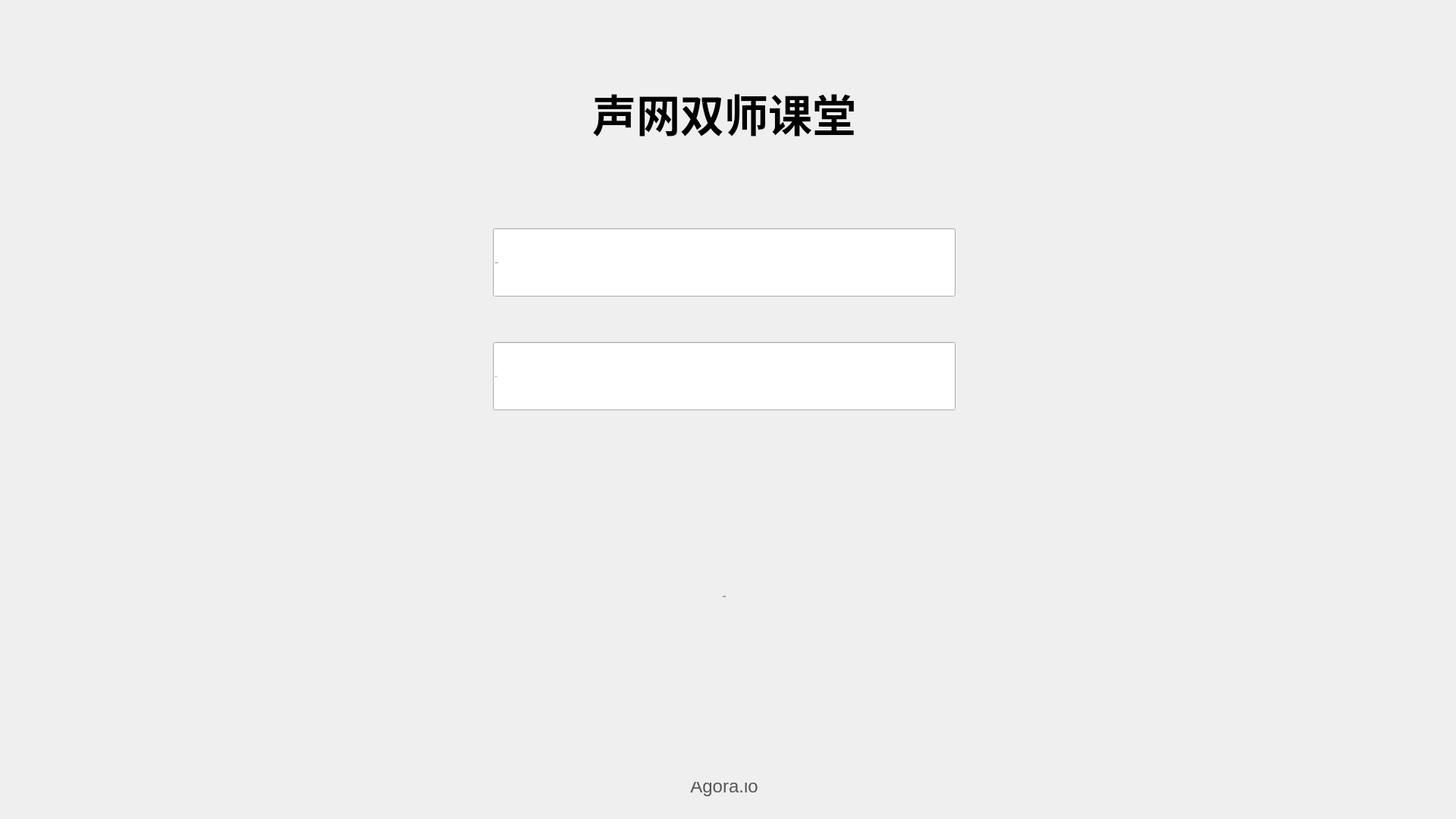
<?xml version="1.0" encoding="UTF-8"?>
<ui version="4.0">
 <class>AgoraCourse</class>
 <widget class="QDialog" name="AgoraCourse">
  <property name="geometry">
   <rect>
    <x>0</x>
    <y>0</y>
    <width>1920</width>
    <height>1080</height>
   </rect>
  </property>
  <property name="sizePolicy">
   <sizepolicy hsizetype="Ignored" vsizetype="Ignored">
    <horstretch>0</horstretch>
    <verstretch>0</verstretch>
   </sizepolicy>
  </property>
  <property name="minimumSize">
   <size>
    <width>960</width>
    <height>540</height>
   </size>
  </property>
  <property name="maximumSize">
   <size>
    <width>3840</width>
    <height>2160</height>
   </size>
  </property>
  <property name="windowTitle">
   <string>AgoraCourse</string>
  </property>
  <property name="styleSheet">
   <string notr="true"/>
  </property>
  <property name="sizeGripEnabled">
   <bool>false</bool>
  </property>
  <widget class="QWidget" name="horizontalLayoutWidget">
   <property name="geometry">
    <rect>
     <x>0</x>
     <y>0</y>
     <width>1921</width>
     <height>1112</height>
    </rect>
   </property>
   <layout class="QVBoxLayout" name="verticalLayout">
    <property name="spacing">
     <number>0</number>
    </property>
    <property name="sizeConstraint">
     <enum>QLayout::SetNoConstraint</enum>
    </property>
    <property name="leftMargin">
     <number>0</number>
    </property>
    <property name="topMargin">
     <number>0</number>
    </property>
    <item>
     <layout class="QHBoxLayout" name="horizontalLayout_titleButton" stretch="0,0,0,0">
      <property name="spacing">
       <number>26</number>
      </property>
      <property name="sizeConstraint">
       <enum>QLayout::SetDefaultConstraint</enum>
      </property>
      <property name="leftMargin">
       <number>1616</number>
      </property>
      <property name="topMargin">
       <number>10</number>
      </property>
      <property name="rightMargin">
       <number>0</number>
      </property>
      <property name="bottomMargin">
       <number>0</number>
      </property>
      <item>
       <widget class="QPushButton" name="settingsButton">
        <property name="sizePolicy">
         <sizepolicy hsizetype="Ignored" vsizetype="Ignored">
          <horstretch>0</horstretch>
          <verstretch>0</verstretch>
         </sizepolicy>
        </property>
        <property name="minimumSize">
         <size>
          <width>50</width>
          <height>50</height>
         </size>
        </property>
        <property name="maximumSize">
         <size>
          <width>50</width>
          <height>50</height>
         </size>
        </property>
        <property name="styleSheet">
         <string notr="true">QPushButton#settingsButton{
    background-image: url(:/AgoraCourse/Resources/dualTeacher/);
    border-image: url(:/AgoraCourse/Resources/dualTeacher/setting.png);
    background-color:rgba(0,0,0,0);
}
QPushButton#settingsButton:hover {
     border-image: url(:/AgoraCourse/Resources/dualTeacher/setting.png);
     background-color:rgba(0,0,0,0);
     border: none;
}
QPushButton#settingsButton:pressed {
     border-image: url(:/AgoraCourse/Resources/dualTeacher/setting.png);
     background-color:rgba(0,0,0,0);
     border: none;
};</string>
        </property>
        <property name="text">
         <string/>
        </property>
        <property name="iconSize">
         <size>
          <width>28</width>
          <height>28</height>
         </size>
        </property>
        <property name="autoDefault">
         <bool>false</bool>
        </property>
        <property name="default">
         <bool>false</bool>
        </property>
        <property name="flat">
         <bool>true</bool>
        </property>
       </widget>
      </item>
      <item>
       <widget class="QPushButton" name="maxButton">
        <property name="sizePolicy">
         <sizepolicy hsizetype="Preferred" vsizetype="Preferred">
          <horstretch>50</horstretch>
          <verstretch>50</verstretch>
         </sizepolicy>
        </property>
        <property name="minimumSize">
         <size>
          <width>50</width>
          <height>50</height>
         </size>
        </property>
        <property name="maximumSize">
         <size>
          <width>50</width>
          <height>50</height>
         </size>
        </property>
        <property name="styleSheet">
         <string notr="true">QPushButton#maxButton{
    border-image: url(:/AgoraCourse/Resources/dualTeacher/change-glbbtn.png);
    background-image: url(:/AgoraCourse/Resources/dualTeacher/);
    background-color:rgba(0,0,0,0);
}
QPushButton#maxButton:hover {
     border-image: url(:/AgoraCourse/Resources/dualTeacher/change-glbbtn.png);
    background-color:rgba(0,0,0,0);
}
QPushButton#maxButton:pressed {
    border-image: url(:/AgoraCourse/Resources/dualTeacher/change-glbbtn.png);
     background-color:rgba(0,0,0,0);
};
</string>
        </property>
        <property name="text">
         <string/>
        </property>
        <property name="iconSize">
         <size>
          <width>18</width>
          <height>18</height>
         </size>
        </property>
        <property name="autoDefault">
         <bool>false</bool>
        </property>
        <property name="flat">
         <bool>true</bool>
        </property>
       </widget>
      </item>
      <item>
       <widget class="QPushButton" name="minButton">
        <property name="sizePolicy">
         <sizepolicy hsizetype="Ignored" vsizetype="Ignored">
          <horstretch>0</horstretch>
          <verstretch>0</verstretch>
         </sizepolicy>
        </property>
        <property name="minimumSize">
         <size>
          <width>50</width>
          <height>50</height>
         </size>
        </property>
        <property name="maximumSize">
         <size>
          <width>50</width>
          <height>50</height>
         </size>
        </property>
        <property name="styleSheet">
         <string notr="true">QPushButton#minButton{
    border-image: url(:/AgoraCourse/Resources/dualTeacher/mix-glbbtn.png); 
    background-image: url(:/AgoraCourse/Resources/dualTeacher/);
    background-color:rgba(0,0,0,0);
}
QPushButton#minButton:hover {
     background-color:rgba(0,0,0,0);
         border-image: url(:/AgoraCourse/Resources/dualTeacher/mix-glbbtn.png); 
}
QPushButton#minButton:pressed {
    background-color:rgba(0,0,0,0);
    border-image: url(:/AgoraCourse/Resources/dualTeacher/mix-glbbtn.png); 
};
</string>
        </property>
        <property name="text">
         <string/>
        </property>
        <property name="iconSize">
         <size>
          <width>18</width>
          <height>18</height>
         </size>
        </property>
        <property name="autoDefault">
         <bool>false</bool>
        </property>
        <property name="flat">
         <bool>true</bool>
        </property>
       </widget>
      </item>
      <item>
       <widget class="QPushButton" name="closeButton">
        <property name="sizePolicy">
         <sizepolicy hsizetype="Preferred" vsizetype="Preferred">
          <horstretch>0</horstretch>
          <verstretch>0</verstretch>
         </sizepolicy>
        </property>
        <property name="minimumSize">
         <size>
          <width>50</width>
          <height>50</height>
         </size>
        </property>
        <property name="maximumSize">
         <size>
          <width>50</width>
          <height>50</height>
         </size>
        </property>
        <property name="styleSheet">
         <string notr="true">QPushButton#closeButton{
    border-image: url(:/AgoraCourse/Resources/dualTeacher/closes-glbbtn.png);
    background-image: url(:/AgoraCourse/Resources/dualTeacher/);
   background-color:rgba(0,0,0,0);
}
QPushButton#closeButton:hover {
    background-color:rgba(0,0,0,0);
    background-image: url(:/AgoraCourse/Resources/dualTeacher/);
}
QPushButton#closeButton:pressed {
    background-color:rgba(0,0,0,0);
    background-image: url(:/AgoraCourse/Resources/dualTeacher/);
};</string>
        </property>
        <property name="text">
         <string/>
        </property>
        <property name="iconSize">
         <size>
          <width>50</width>
          <height>16</height>
         </size>
        </property>
        <property name="autoDefault">
         <bool>false</bool>
        </property>
        <property name="flat">
         <bool>true</bool>
        </property>
       </widget>
      </item>
     </layout>
    </item>
    <item>
     <layout class="QHBoxLayout" name="horizontalLayout_Title">
      <property name="spacing">
       <number>0</number>
      </property>
      <property name="sizeConstraint">
       <enum>QLayout::SetDefaultConstraint</enum>
      </property>
      <property name="leftMargin">
       <number>0</number>
      </property>
      <property name="topMargin">
       <number>50</number>
      </property>
      <property name="rightMargin">
       <number>0</number>
      </property>
      <property name="bottomMargin">
       <number>115</number>
      </property>
      <item alignment="Qt::AlignHCenter">
       <widget class="QLabel" name="labelTitle">
        <property name="enabled">
         <bool>true</bool>
        </property>
        <property name="sizePolicy">
         <sizepolicy hsizetype="Ignored" vsizetype="Ignored">
          <horstretch>0</horstretch>
          <verstretch>0</verstretch>
         </sizepolicy>
        </property>
        <property name="minimumSize">
         <size>
          <width>0</width>
          <height>60</height>
         </size>
        </property>
        <property name="maximumSize">
         <size>
          <width>16777215</width>
          <height>81</height>
         </size>
        </property>
        <property name="font">
         <font>
          <pointsize>-1</pointsize>
          <bold>false</bold>
         </font>
        </property>
        <property name="layoutDirection">
         <enum>Qt::LeftToRight</enum>
        </property>
        <property name="styleSheet">
         <string notr="true">font-size: 58px;
border-image: url(:/AgoraCourse/Resources/dualTeacher);
font-weight: 500;
color: #000000;
line-height: 81px;
background-color:#00000000</string>
        </property>
        <property name="lineWidth">
         <number>0</number>
        </property>
        <property name="text">
         <string>声网双师课堂</string>
        </property>
        <property name="scaledContents">
         <bool>true</bool>
        </property>
        <property name="alignment">
         <set>Qt::AlignCenter</set>
        </property>
       </widget>
      </item>
     </layout>
    </item>
    <item>
     <layout class="QVBoxLayout" name="verticalLayout_edit">
      <property name="spacing">
       <number>60</number>
      </property>
      <property name="sizeConstraint">
       <enum>QLayout::SetDefaultConstraint</enum>
      </property>
      <property name="leftMargin">
       <number>0</number>
      </property>
      <item alignment="Qt::AlignHCenter">
       <widget class="QLineEdit" name="roomNameEdit">
        <property name="sizePolicy">
         <sizepolicy hsizetype="Ignored" vsizetype="Ignored">
          <horstretch>0</horstretch>
          <verstretch>0</verstretch>
         </sizepolicy>
        </property>
        <property name="minimumSize">
         <size>
          <width>610</width>
          <height>60</height>
         </size>
        </property>
        <property name="maximumSize">
         <size>
          <width>610</width>
          <height>90</height>
         </size>
        </property>
        <property name="font">
         <font>
          <pointsize>-1</pointsize>
          <italic>false</italic>
          <bold>false</bold>
         </font>
        </property>
        <property name="styleSheet">
         <string notr="true">QLineEdit#roomNameEdit{
	border-image: url(:/AgoraCourse/Resources/dualTeacher/);
	background-color: rgb(255, 255, 255);
	font: 18px;
    border: 1px solid;
    padding-left: 26px;
    border-color: rgb(255, 255, 255);
    border-width: 1px;
    border-radius: 5px;
    border-color: beige;
    font-weight: 500;
    color: #B8B6B5;
    line-height: 50px;
};</string>
        </property>
        <property name="cursorPosition">
         <number>0</number>
        </property>
        <property name="placeholderText">
         <string notr="true">课堂名称</string>
        </property>
        <property name="cursorMoveStyle">
         <enum>Qt::LogicalMoveStyle</enum>
        </property>
        <property name="clearButtonEnabled">
         <bool>false</bool>
        </property>
       </widget>
      </item>
      <item alignment="Qt::AlignHCenter">
       <widget class="QLineEdit" name="userNameEdit">
        <property name="sizePolicy">
         <sizepolicy hsizetype="Ignored" vsizetype="Ignored">
          <horstretch>0</horstretch>
          <verstretch>0</verstretch>
         </sizepolicy>
        </property>
        <property name="minimumSize">
         <size>
          <width>610</width>
          <height>60</height>
         </size>
        </property>
        <property name="maximumSize">
         <size>
          <width>610</width>
          <height>90</height>
         </size>
        </property>
        <property name="font">
         <font>
          <pointsize>-1</pointsize>
          <italic>false</italic>
          <bold>false</bold>
         </font>
        </property>
        <property name="styleSheet">
         <string notr="true">QLineEdit#userNameEdit{
   	border-image: url(:/AgoraCourse/Resources/dualTeacher/);
	background-color: rgb(255, 255, 255);
    font: 18px;
    border: 1px solid;
    padding-left: 26px;
    border-color: rgb(255, 255, 255);
    font-weight: 500;
    color: #B8B6B5;
    line-height: 50px;
    border-width: 1px;
    border-radius: 5px;
    border-color: beige;
};</string>
        </property>
        <property name="placeholderText">
         <string>用户名</string>
        </property>
       </widget>
      </item>
     </layout>
    </item>
    <item>
     <layout class="QHBoxLayout" name="horizontalLayout_login">
      <property name="spacing">
       <number>0</number>
      </property>
      <property name="sizeConstraint">
       <enum>QLayout::SetDefaultConstraint</enum>
      </property>
      <property name="leftMargin">
       <number>0</number>
      </property>
      <property name="topMargin">
       <number>200</number>
      </property>
      <property name="rightMargin">
       <number>0</number>
      </property>
      <item alignment="Qt::AlignHCenter">
       <widget class="QPushButton" name="loginButton">
        <property name="sizePolicy">
         <sizepolicy hsizetype="Ignored" vsizetype="Ignored">
          <horstretch>0</horstretch>
          <verstretch>0</verstretch>
         </sizepolicy>
        </property>
        <property name="minimumSize">
         <size>
          <width>240</width>
          <height>90</height>
         </size>
        </property>
        <property name="maximumSize">
         <size>
          <width>240</width>
          <height>90</height>
         </size>
        </property>
        <property name="font">
         <font>
          <pointsize>-1</pointsize>
          <italic>false</italic>
          <bold>false</bold>
         </font>
        </property>
        <property name="styleSheet">
         <string notr="true">QPushButton#loginButton{
	border-image: url(:/AgoraCourse/Resources/dualTeacher/);
    font-size: 38px;
    background-color: #484848;
    border-style: outset;
    border-width: 1px;
    border-radius: 5px;
    border-color:  #484848;
   font-weight: 500;
   color: #FFFFFF;
   line-height: 53px;
}

QPushButton#loginButton:hover{
  background-image: url(:/AgoraCourse/Resources/dualTeacher/);
      background-color: #484848;
    border-style: outset;
    border-width: 1px;
    border-radius: 5px;
    border-color:  #484848;
   font-weight: 500;
   color: #FFFFFF;
   line-height: 53px;
}

QPushButton#loginButton:pressed{
	background-image: url(:/AgoraCourse/Resources/dualTeacher/);
    background-color: #484848;
    border-width: 1px;
    border-radius: 5px;
    border-color:  #484848;
   font-weight: 500;
   color: #FFFFFF;
   line-height: 53px;
};</string>
        </property>
        <property name="text">
         <string>进入课堂</string>
        </property>
        <property name="autoDefault">
         <bool>false</bool>
        </property>
        <property name="flat">
         <bool>true</bool>
        </property>
       </widget>
      </item>
     </layout>
    </item>
    <item>
     <layout class="QHBoxLayout" name="horizontalLayout_2">
      <property name="spacing">
       <number>0</number>
      </property>
      <property name="leftMargin">
       <number>0</number>
      </property>
      <property name="topMargin">
       <number>200</number>
      </property>
      <property name="rightMargin">
       <number>0</number>
      </property>
      <property name="bottomMargin">
       <number>50</number>
      </property>
      <item alignment="Qt::AlignHCenter">
       <widget class="QLabel" name="label">
        <property name="sizePolicy">
         <sizepolicy hsizetype="Ignored" vsizetype="Ignored">
          <horstretch>0</horstretch>
          <verstretch>0</verstretch>
         </sizepolicy>
        </property>
        <property name="minimumSize">
         <size>
          <width>0</width>
          <height>20</height>
         </size>
        </property>
        <property name="maximumSize">
         <size>
          <width>200</width>
          <height>60</height>
         </size>
        </property>
        <property name="styleSheet">
         <string notr="true">font-size: 24px;
font-family: Helvetica;
color: #575757;
line-height: 29px;
background-color: rgba(0, 0, 0, 0);
border-image: url(:/AgoraCourse/Resources/dualTeacher);</string>
        </property>
        <property name="text">
         <string>Agora.io</string>
        </property>
        <property name="alignment">
         <set>Qt::AlignBottom|Qt::AlignHCenter</set>
        </property>
       </widget>
      </item>
     </layout>
    </item>
   </layout>
  </widget>
 </widget>
 <layoutdefault spacing="6" margin="11"/>
 <resources>
  <include location="agoracourse.qrc"/>
 </resources>
 <connections/>
</ui>
